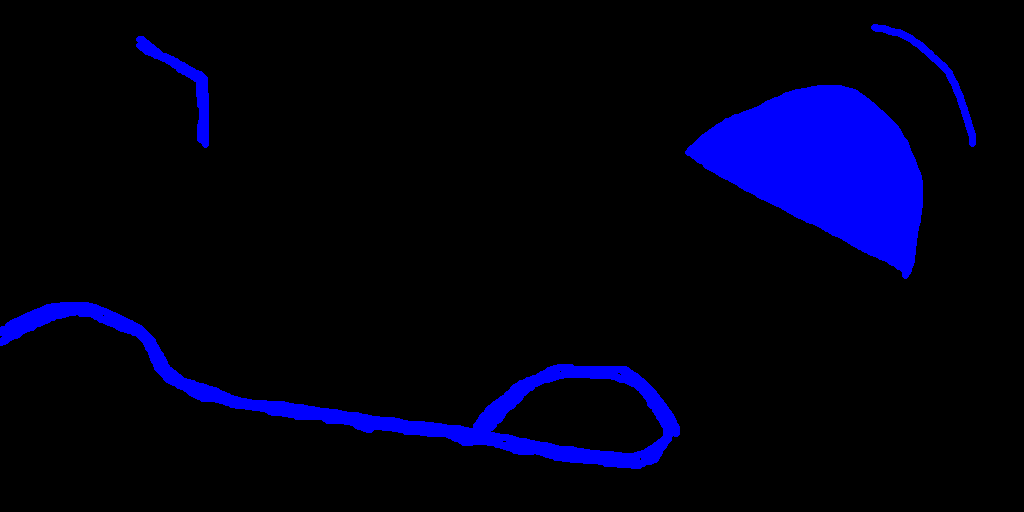
#> input picture Matrix Portal/images/3.png, 1024 x 512 px, found by its file name
$ python image_mapper.py
#> lines starting #> are read from the running program, lines starting #| are printed output that depends on the picture; after the words box and inside, x2 and y2 are one past the last pixel; in counts of white or black regions, pixels touching at a corner belong together
from PIL import Image
import numpy as np

# Load the image
image_path = '/home/gmongaras/Documents/MyStuff/Protogen/Programming/Matrix Portal/images/3.png'
image = Image.open(image_path)
#> image is the input picture: PIL image 1024x512 P; mean R, G, B 0, 0, 21.1

# Resize the image to 32x64
image_resized = image.resize((64, 32))
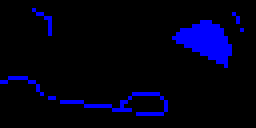
#> image_resized: PIL image 64x32 P (shown 4 times larger); mean R, G, B 0, 0, 20.7

# Convert the image to RGB format
image_rgb = image_resized.convert('RGB')

# Function to convert RGB888 to RGB565
def rgb888_to_rgb565(r, g, b):
    return ((r & 0xF8) << 8) | ((g & 0xFC) << 3) | (b >> 3)

# Convert the image to RGB565
rgb565_data = np.zeros((32, 64), dtype=np.uint16)
for y in range(32):
    for x in range(64):
        r, g, b = image_rgb.getpixel((x, y))
        rgb565_data[y, x] = rgb888_to_rgb565(r, g, b)
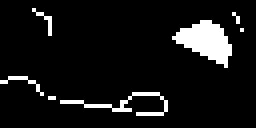
#> rgb565_data: shape (32, 64) uint16 (shown 4 times larger); values 0 (black) and 31 (white), 8.1% white; 7 white regions (5 under 20 px), largest, box (x1, y1, x2, y2) and area: (43, 5, 58, 17) 99, (15, 23, 42, 29) 40

# Create the formatted output similar to the array provided
formatted_output = []
for row in rgb565_data:
    formatted_row = ', '.join(f'0x{val:04X}' for val in row)
    formatted_output.append(f"{{ {formatted_row} }}")
#> this loop made 32 passes
#> after the loop, formatted_output = 32 items

# Write the formatted output to a file
output_file_path = 'rgb565_image_matrix.txt'
with open(output_file_path, 'w') as f:
    f.write('uint16_t bitmap[32][64] = {\n')
    f.write(',\n'.join(formatted_output))
    f.write('\n};')

# Display the formatted result
output_file_path
